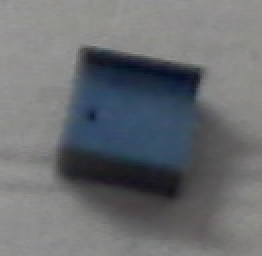
#> input picture dataset/10.126.jpg, 131 x 128 px, given in place of the camera (shown 2 times larger)
$ python datasetcreator.py
#> lines starting #> are read from the running program, lines starting #| are printed output that depends on the picture; after the words box and inside, x2 and y2 are one past the last pixel; in counts of white or black regions, pixels touching at a corner belong together
import numpy as np
import cv2
import time
prev=time.time()
cnt=118
camera= cv2.VideoCapture(0)
i=0
area=0
print('Please Enter you name:(numberonly) ')
nam=input()
while(1):
    success,frame = camera.read()
#> frame is the input picture: shape (128, 131, 3); mean B, G, R 113.2, 109.8, 106.7
    b = cv2.GaussianBlur(frame, (0,0), sigmaX=9, sigmaY=9)
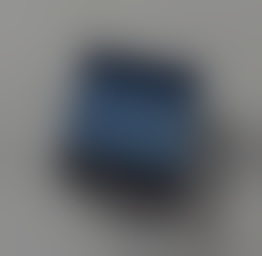
#> b: shape (128, 131, 3) (shown 2 times larger); mean B, G, R 113.1, 109.7, 106.6
    hsv=cv2.cvtColor(b,cv2.COLOR_BGR2HSV)
#> hsv: shape (128, 131, 3); mean H, S, V 59.9, 23.4, 114

    lower_limit=(63,0,0)
    upper_limit=(179,212,132)
    only_green=cv2.inRange(hsv,lower_limit,upper_limit)
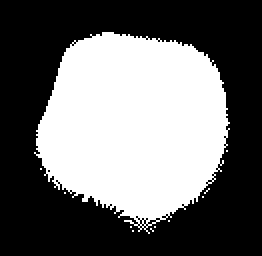
#> only_green: shape (128, 131) (shown 2 times larger); 42.1% white; 11 white regions (10 under 20 px), largest, box (x1, y1, x2, y2) and area: (17, 16, 115, 117) 7039

    kernel = np.ones((5,5), np.uint8)
    img_erosion = cv2.erode(only_green, kernel, iterations=1)
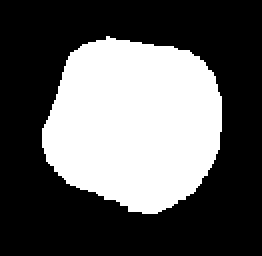
#> img_erosion: shape (128, 131) (shown 2 times larger); 36.5% white; 1 white region
    # img_erosion = cv2.dilate(img_erosion, kernel, iterations=1)
    cv2.imshow('frame', img_erosion)
    height, width= img_erosion.shape
#> height = 128; width = 131
    # min_x, min_y = width, height
    # max_x = max_y = 0

    cnts,hearachy= cv2.findContours(img_erosion, cv2.RETR_EXTERNAL, cv2.CHAIN_APPROX_SIMPLE)
#> cnts = 1 contour; box (x1, y1, x2, y2) and area: (21, 18, 111, 107) 5990; hearachy = [[-1, -1, -1, -1]]
    # cv2.drawContours(frame, cnts, 0, (0, 255,0), 2)
    for contour in cnts:
        (x,y,w,h) = cv2.boundingRect(contour)
        area=(w+22)*(h+22)
        if area>7000 and area < 20000:
            cv2.rectangle(frame, (x-22, y-22), (x+w+22, y+h+22), (255, 0, 0), 2)
            now=time.time()
            if now-prev>= 0.5 and y-20<y+h+20 and x-20<x+w+20 and  y-20>0 and x-20>0:
                prev=now
                print(area)
                cv2.imwrite('dataset/'+nam+'.'+str(cnt)+'.jpg',frame[y-20:y+h+20,x-20:x+w+20])
                cnt+=1
#> this loop made 1 pass
#> (x, y, w, h, area) on pass 1: (21, 18, 90, 89, 12432)
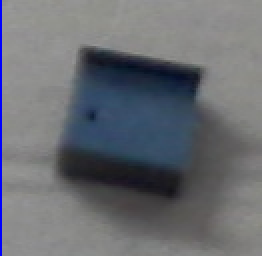
#> frame: shape (128, 131, 3) (shown 2 times larger); 0.76% of pixels changed, all inside (x1, y1, x2, y2) = (0, 0, 1, 128)
#> after the loop, cnt = 118; prev = 1.8e+09
        # [30 lines of commented-out code are left out]


    cv2.imshow('shapes', frame)
    if cv2.waitKey(10) & 0xFF == ord('q'): #converts the binary key press value to decimal which is 113
#> (key q is pressed here)
        break

$ run again, on dataset/10.127.jpg
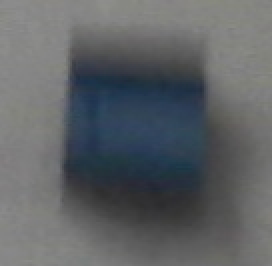
#> input picture dataset/10.127.jpg, 136 x 133 px, given in place of the camera (shown 2 times larger)
#> frame is the input picture: shape (133, 136, 3); mean B, G, R 102, 98.9, 95.2
#> hsv: shape (133, 136, 3); mean H, S, V 62.5, 25.7, 102.7
#> `only_green=cv2.inRange(hsv,lower_limit,upper_limit)`:
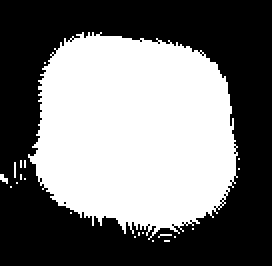
#> only_green: shape (133, 136) (shown 2 times larger); 45.9% white; 21 white regions (20 under 20 px), largest, box (x1, y1, x2, y2) and area: (14, 16, 119, 120) 8253
#> `img_erosion = cv2.erode(only_green, kernel, iterations=1)`:
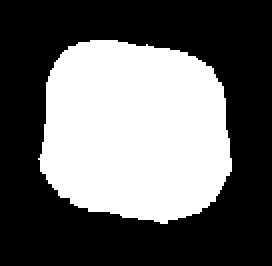
#> img_erosion: shape (133, 136) (shown 2 times larger); 40% white; 1 white region
#> cnts = 1 contour; box (x1, y1, x2, y2) and area: (19, 20, 116, 112) 7079; hearachy = [[-1, -1, -1, -1]]
#> the loop `for contour in cnts:` made 1 pass
#> (x, y, w, h, area) on pass 1: (19, 20, 97, 92, 13566)
#> after the loop `for contour in cnts:`: cnt = 118; prev = 1.8e+09
